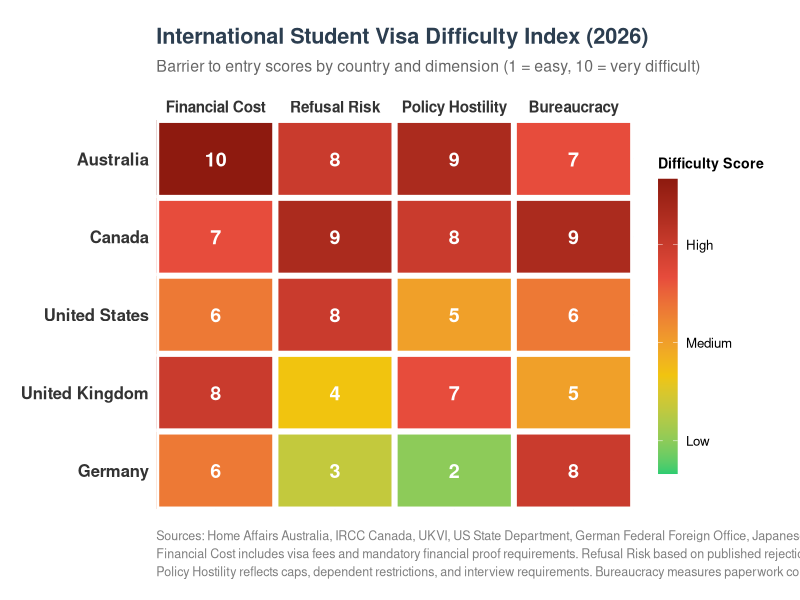
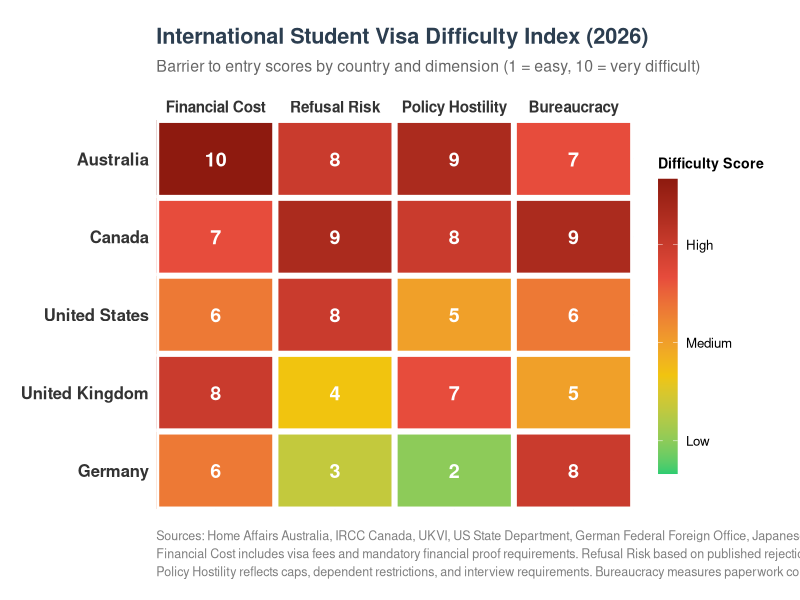
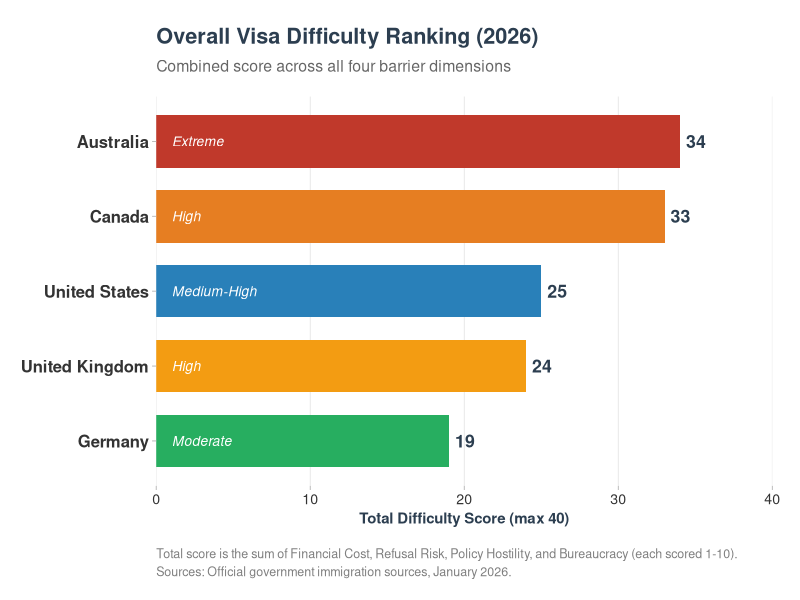
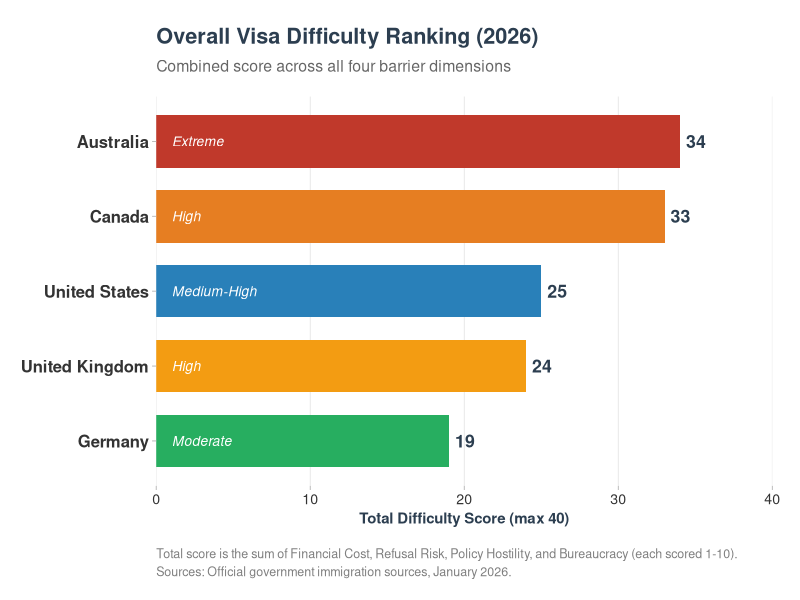
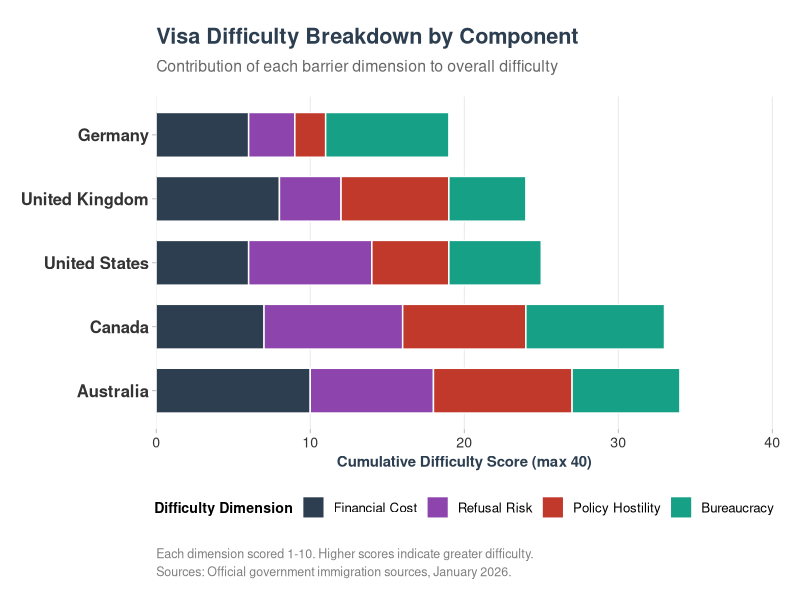
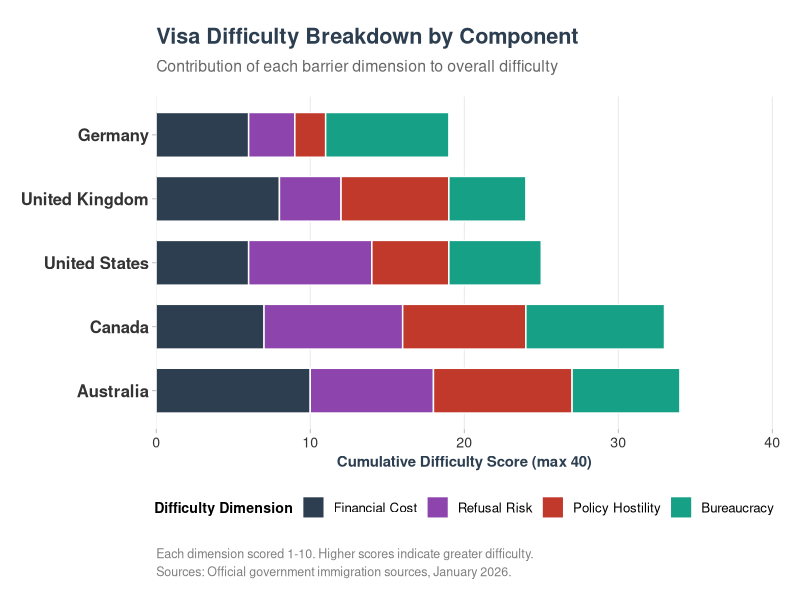
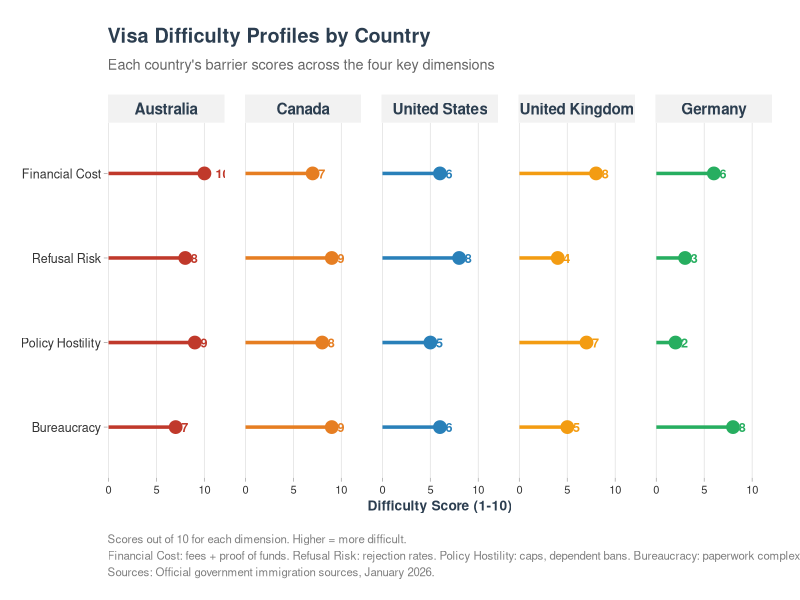
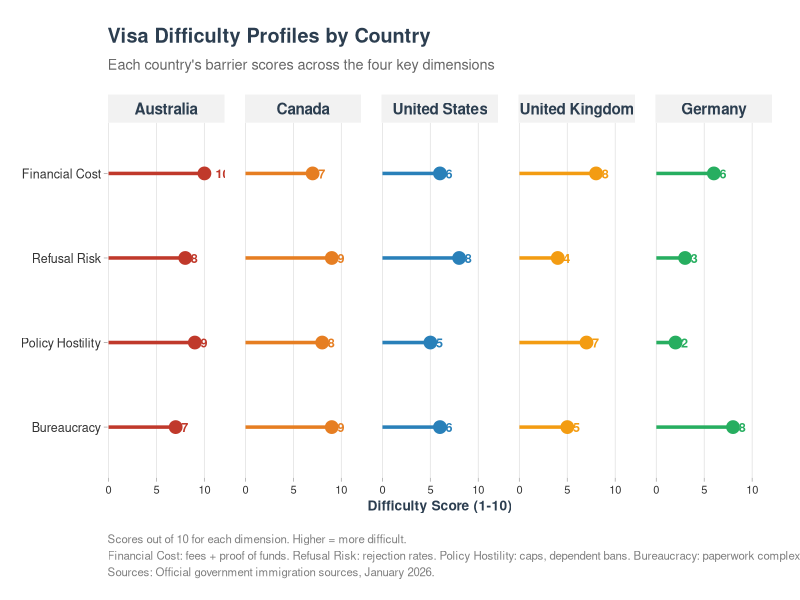

Recreate these plots in R, in order.
# ============================================================================
# Global Visa Difficulty Index (2026)
# Publication-Ready Visualisations for Print
# ============================================================================
# 
# This script produces high-quality, print-ready figures comparing the 
# barriers to entry for international students across major destination 
# countries. Multiple visualisation types are generated to effectively 
# communicate the multi-dimensional data.
#
# Output: PNG (600 DPI), PDF, and SVG files ready for publication
# 
# Data Sources:
#   - Official government immigration websites as of January 2026
#   - Home Affairs Australia, IRCC Canada, UKVI, US State Dept,
#     German Federal Foreign Office, Japanese Immigration Bureau
#
# Dimensions Measured (scored 1-10, higher = more difficult):
#   - Financial Cost: Visa fees + mandatory financial proof requirements
#   - Refusal Risk: Based on recent rejection/refusal rates
#   - Policy Hostility: Caps, bans on dependents, interview strictness
#   - Bureaucracy: Paperwork complexity, processing times, appointments
# ============================================================================

# Load required packages (install if necessary)
required_packages <- c("ggplot2", "dplyr", "tidyr", "scales", "svglite", 
                       "RColorBrewer", "ggtext", "patchwork", "forcats")

for (pkg in required_packages) {
  if (!requireNamespace(pkg, quietly = TRUE)) {
    install.packages(pkg, repos = "https://cloud.r-project.org")
  }
  library(pkg, character.only = TRUE)
}

# ============================================================================
# OUTPUT DIRECTORY
# ============================================================================

output_dir <- file.path(getwd(), "fig")

if (!dir.exists(output_dir)) {
  dir.create(output_dir, recursive = TRUE)
}

# ============================================================================
# DATA PREPARATION
# ============================================================================

# Visa difficulty scores (1-10 scale, higher = more difficult)
# Based on data from the HTML interactive visualisation
visa_data <- data.frame(
  country = c("Australia", "Canada", "United Kingdom", "Germany", "United States"),
  flag = c("🇦🇺", "🇨🇦", "🇬🇧", "🇩🇪", "🇺🇸"),
  difficulty_level = c("Extreme", "High", "High", "Moderate", "Medium-High"),
  financial_cost = c(10, 7, 8, 6, 6),
  refusal_risk = c(8, 9, 4, 3, 8),
  policy_hostility = c(9, 8, 7, 2, 5),
  bureaucracy = c(7, 9, 5, 8, 6),
  stringsAsFactors = FALSE
)

# Add total difficulty score
visa_data <- visa_data %>%
  mutate(
    total_score = financial_cost + refusal_risk + policy_hostility + bureaucracy,
    country_label = paste0(country, " ", flag)
  )

# Order countries by total difficulty (descending)
visa_data$country <- factor(visa_data$country, 
                             levels = visa_data$country[order(-visa_data$total_score)])
visa_data$country_label <- factor(visa_data$country_label,
                                   levels = visa_data$country_label[order(-visa_data$total_score)])

# Convert to long format for plotting
visa_long <- visa_data %>%
  select(country, country_label, financial_cost, refusal_risk, 
         policy_hostility, bureaucracy) %>%
  pivot_longer(
    cols = c(financial_cost, refusal_risk, policy_hostility, bureaucracy),
    names_to = "dimension",
    values_to = "score"
  ) %>%
  mutate(
    dimension = case_when(
      dimension == "financial_cost" ~ "Financial Cost",
      dimension == "refusal_risk" ~ "Refusal Risk",
      dimension == "policy_hostility" ~ "Policy Hostility",
      dimension == "bureaucracy" ~ "Bureaucracy"
    ),
    dimension = factor(dimension, levels = c("Financial Cost", "Refusal Risk", 
                                              "Policy Hostility", "Bureaucracy"))
  )

# ============================================================================
# COLOUR PALETTES
# ============================================================================

# Country colours - distinctive and print-friendly
country_colours <- c(
  "Australia"      = "#c0392b",  # Deep red (extreme)
  "Canada"         = "#e67e22",  # Orange (high)
  "United Kingdom" = "#f39c12",  # Gold (high)
  "United States"  = "#2980b9",  # Blue (medium-high)
  "Germany"        = "#27ae60"   # Green (moderate)
)

# Difficulty level colours for heatmap (diverging scale)
difficulty_gradient <- c(
  "1" = "#f7fcf5", "2" = "#e5f5e0", "3" = "#c7e9c0", "4" = "#a1d99b",
  "5" = "#74c476", "6" = "#41ab5d", "7" = "#fec44f", "8" = "#fe9929",
  "9" = "#ec7014", "10" = "#cc4c02"
)

# Sequential gradient for heatmap
heatmap_low <- "#f0f9e8"
heatmap_mid <- "#fdae61"
heatmap_high <- "#d7191c"

# Dimension colours for stacked bars
dimension_colours <- c(
  "Financial Cost"    = "#2c3e50",
  "Refusal Risk"      = "#8e44ad",
  "Policy Hostility"  = "#c0392b",
  "Bureaucracy"       = "#16a085"
)

# ============================================================================
# COMMON THEME FOR ALL PLOTS
# ============================================================================

theme_visa <- function(base_size = 11) {
  theme_minimal(base_size = base_size, base_family = "sans") +
    theme(
      # Text styling
      plot.title = element_text(face = "bold", size = rel(1.3), hjust = 0,
                                margin = margin(b = 8), colour = "#2c3e50"),
      plot.subtitle = element_text(size = rel(0.95), hjust = 0, colour = "grey40",
                                    margin = margin(b = 15), lineheight = 1.2),
      plot.caption = element_text(size = rel(0.75), hjust = 0, colour = "grey50",
                                   margin = margin(t = 15), lineheight = 1.2),
      # Panel styling
      panel.grid.major = element_line(colour = "grey90", linewidth = 0.3),
      panel.grid.minor = element_blank(),
      panel.background = element_rect(fill = "white", colour = NA),
      plot.background = element_rect(fill = "white", colour = NA),
      # Axis styling
      axis.title = element_text(face = "bold", size = rel(0.9), colour = "#2c3e50"),
      axis.text = element_text(size = rel(0.85), colour = "#333333"),
      axis.ticks = element_line(colour = "grey70", linewidth = 0.3),
      # Legend styling
      legend.position = "bottom",
      legend.title = element_text(face = "bold", size = rel(0.85)),
      legend.text = element_text(size = rel(0.8)),
      legend.background = element_rect(fill = "white", colour = NA),
      legend.key.size = unit(0.6, "cm"),
      # Margins
      plot.margin = margin(t = 20, r = 20, b = 15, l = 15, unit = "pt")
    )
}

# ============================================================================
# FIGURE 1: HEATMAP
# A clear matrix showing difficulty scores across all dimensions and countries
# ============================================================================

p_heatmap <- ggplot(visa_long, 
                    aes(x = dimension, y = fct_rev(country), fill = score)) +
  geom_tile(colour = "white", linewidth = 2) +
  geom_text(aes(label = score), 
            size = 5, fontface = "bold", colour = "white") +
  scale_fill_gradientn(
    colours = c("#2ecc71", "#f1c40f", "#e74c3c", "#8e1a0f"),
    values = scales::rescale(c(1, 4, 7, 10)),
    limits = c(1, 10),
    breaks = c(2, 5, 8),
    labels = c("Low", "Medium", "High"),
    name = "Difficulty Score"
  ) +
  scale_x_discrete(position = "top", expand = c(0, 0)) +
  scale_y_discrete(expand = c(0, 0)) +
  theme_visa(base_size = 12) +
  theme(
    panel.grid = element_blank(),
    axis.text.x = element_text(angle = 0, hjust = 0.5, face = "bold", size = 11),
    axis.text.y = element_text(face = "bold", size = 12),
    axis.title = element_blank(),
    axis.ticks = element_blank(),
    legend.position = "right",
    legend.direction = "vertical",
    legend.key.height = unit(1.5, "cm"),
    legend.key.width = unit(0.5, "cm")
  ) +
  labs(
    title = "International Student Visa Difficulty Index (2026)",
    subtitle = "Barrier to entry scores by country and dimension (1 = easy, 10 = very difficult)",
    caption = paste0(
      "Sources: Home Affairs Australia, IRCC Canada, UKVI, US State Department, ",
      "German Federal Foreign Office, Japanese Immigration Bureau (January 2026).\n",
      "Financial Cost includes visa fees and mandatory financial proof requirements. ",
      "Refusal Risk based on published rejection rates.\n",
      "Policy Hostility reflects caps, dependent restrictions, and interview requirements. ",
      "Bureaucracy measures paperwork complexity and processing times."
    )
  )

# ============================================================================
# FIGURE 2: HORIZONTAL BAR CHART WITH TOTAL SCORES
# Overview comparison showing total difficulty with rank
# ============================================================================

p_total_bar <- visa_data %>%
  mutate(country = fct_reorder(country, total_score)) %>%
  ggplot(aes(x = total_score, y = country, fill = country)) +
  geom_col(width = 0.7, show.legend = FALSE) +
  geom_text(aes(label = total_score), 
            hjust = -0.3, fontface = "bold", size = 4.5, colour = "#2c3e50") +
  geom_text(aes(x = 1, label = difficulty_level),
            hjust = 0, fontface = "italic", size = 3.5, colour = "white") +
  scale_fill_manual(values = country_colours) +
  scale_x_continuous(
    limits = c(0, 40),
    breaks = seq(0, 40, 10),
    expand = c(0, 0)
  ) +
  theme_visa(base_size = 12) +
  theme(
    panel.grid.major.y = element_blank(),
    axis.text.y = element_text(face = "bold", size = 12)
  ) +
  labs(
    x = "Total Difficulty Score (max 40)",
    y = NULL,
    title = "Overall Visa Difficulty Ranking (2026)",
    subtitle = "Combined score across all four barrier dimensions",
    caption = paste0(
      "Total score is the sum of Financial Cost, Refusal Risk, Policy Hostility, and Bureaucracy (each scored 1-10).\n",
      "Sources: Official government immigration sources, January 2026."
    )
  )

# ============================================================================
# FIGURE 3: STACKED BAR CHART
# Shows breakdown of difficulty by component for each country
# ============================================================================

p_stacked <- visa_long %>%
  mutate(country = fct_reorder(country, -as.numeric(country))) %>%
  ggplot(aes(x = score, y = fct_rev(country), fill = fct_rev(dimension))) +
  geom_col(width = 0.7, colour = "white", linewidth = 0.5) +
  scale_fill_manual(
    values = rev(dimension_colours),
    name = "Difficulty Dimension",
    guide = guide_legend(reverse = TRUE)
  ) +
  scale_x_continuous(
    limits = c(0, 40),
    breaks = seq(0, 40, 10),
    expand = c(0, 0)
  ) +
  theme_visa(base_size = 12) +
  theme(
    panel.grid.major.y = element_blank(),
    axis.text.y = element_text(face = "bold", size = 12),
    legend.position = "bottom",
    legend.direction = "horizontal"
  ) +
  labs(
    x = "Cumulative Difficulty Score (max 40)",
    y = NULL,
    title = "Visa Difficulty Breakdown by Component",
    subtitle = "Contribution of each barrier dimension to overall difficulty",
    caption = paste0(
      "Each dimension scored 1-10. Higher scores indicate greater difficulty.\n",
      "Sources: Official government immigration sources, January 2026."
    )
  ) +
  guides(fill = guide_legend(nrow = 1, reverse = TRUE))

# ============================================================================
# FIGURE 4: FACETED LOLLIPOP/DOT CHART
# Individual country profiles showing strengths/weaknesses
# ============================================================================

p_lollipop <- visa_long %>%
  ggplot(aes(x = score, y = fct_rev(dimension), colour = country)) +
  geom_segment(aes(x = 0, xend = score, yend = fct_rev(dimension)),
               linewidth = 1.2, show.legend = FALSE) +
  geom_point(size = 4, show.legend = FALSE) +
  geom_text(aes(label = score), 
            hjust = -0.8, fontface = "bold", size = 3.2, show.legend = FALSE) +
  facet_wrap(~ country, nrow = 1) +
  scale_colour_manual(values = country_colours) +
  scale_x_continuous(
    limits = c(0, 12),
    breaks = c(0, 5, 10),
    expand = c(0, 0.1)
  ) +
  theme_visa(base_size = 11) +
  theme(
    panel.grid.major.y = element_blank(),
    panel.grid.minor = element_blank(),
    strip.text = element_text(face = "bold", size = 11, colour = "#2c3e50"),
    strip.background = element_rect(fill = "grey95", colour = NA),
    axis.text.y = element_text(size = 9),
    axis.text.x = element_text(size = 8),
    panel.spacing = unit(1, "lines")
  ) +
  labs(
    x = "Difficulty Score (1-10)",
    y = NULL,
    title = "Visa Difficulty Profiles by Country",
    subtitle = "Each country's barrier scores across the four key dimensions",
    caption = paste0(
      "Scores out of 10 for each dimension. Higher = more difficult.\n",
      "Financial Cost: fees + proof of funds. Refusal Risk: rejection rates. ",
      "Policy Hostility: caps, dependent bans. Bureaucracy: paperwork complexity.\n",
      "Sources: Official government immigration sources, January 2026."
    )
  )

# ============================================================================
# FIGURE 5: COMBINED PANEL FOR PUBLICATION
# A comprehensive 2-panel figure for print
# ============================================================================

p_combined <- (p_heatmap | p_stacked) +
  plot_layout(widths = c(1.2, 1)) +
  plot_annotation(
    title = "Global Visa Difficulty Index for International Students (2026)",
    subtitle = "Comparative analysis of entry barriers across major destination countries",
    caption = paste0(
      "Left: Individual dimension scores (1-10). Right: Cumulative barrier profile.\n",
      "Dimensions: Financial Cost (visa fees + funds), Refusal Risk (rejection rates), ",
      "Policy Hostility (caps, dependent bans), Bureaucracy (paperwork complexity).\n",
      "Sources: Home Affairs Australia, IRCC Canada, UKVI, US State Dept, ",
      "German Federal Foreign Office (January 2026)."
    ),
    theme = theme(
      plot.title = element_text(face = "bold", size = 16, hjust = 0.5, 
                                colour = "#2c3e50", margin = margin(b = 5)),
      plot.subtitle = element_text(size = 11, hjust = 0.5, colour = "grey40",
                                    margin = margin(b = 15)),
      plot.caption = element_text(size = 9, hjust = 0, colour = "grey50",
                                   margin = margin(t = 15), lineheight = 1.2),
      plot.background = element_rect(fill = "white", colour = NA)
    )
  )

# ============================================================================
# EXPORT FUNCTIONS
# ============================================================================

# --- Export Heatmap ---

# PNG (600 DPI)
png(
  filename = file.path(output_dir, "visa-difficulty-heatmap.png"),
  width = 10, height = 6, units = "in", res = 600, bg = "white"
)
print(p_heatmap)
dev.off()

# PDF
pdf(
  file = file.path(output_dir, "visa-difficulty-heatmap.pdf"),
  width = 10, height = 6, paper = "special", useDingbats = FALSE
)
print(p_heatmap)
dev.off()

# SVG
svglite::svglite(
  filename = file.path(output_dir, "visa-difficulty-heatmap.svg"),
  width = 10, height = 6, bg = "white"
)
print(p_heatmap)
dev.off()

# --- Export Total Bar Chart ---

png(
  filename = file.path(output_dir, "visa-difficulty-ranking.png"),
  width = 9, height = 5, units = "in", res = 600, bg = "white"
)
print(p_total_bar)
dev.off()

pdf(
  file = file.path(output_dir, "visa-difficulty-ranking.pdf"),
  width = 9, height = 5, paper = "special", useDingbats = FALSE
)
print(p_total_bar)
dev.off()

# --- Export Stacked Bar Chart ---

png(
  filename = file.path(output_dir, "visa-difficulty-breakdown.png"),
  width = 10, height = 5, units = "in", res = 600, bg = "white"
)
print(p_stacked)
dev.off()

pdf(
  file = file.path(output_dir, "visa-difficulty-breakdown.pdf"),
  width = 10, height = 5, paper = "special", useDingbats = FALSE
)
print(p_stacked)
dev.off()

# --- Export Lollipop/Profile Chart ---

png(
  filename = file.path(output_dir, "visa-difficulty-profiles.png"),
  width = 14, height = 5, units = "in", res = 600, bg = "white"
)
print(p_lollipop)
dev.off()

pdf(
  file = file.path(output_dir, "visa-difficulty-profiles.pdf"),
  width = 14, height = 5, paper = "special", useDingbats = FALSE
)
print(p_lollipop)
dev.off()

svglite::svglite(
  filename = file.path(output_dir, "visa-difficulty-profiles.svg"),
  width = 14, height = 5, bg = "white"
)
print(p_lollipop)
dev.off()

# --- Export Combined Panel ---

png(
  filename = file.path(output_dir, "visa-difficulty-combined.png"),
  width = 16, height = 7, units = "in", res = 600, bg = "white"
)
print(p_combined)
dev.off()

pdf(
  file = file.path(output_dir, "visa-difficulty-combined.pdf"),
  width = 16, height = 7, paper = "special", useDingbats = FALSE
)
print(p_combined)
dev.off()

svglite::svglite(
  filename = file.path(output_dir, "visa-difficulty-combined.svg"),
  width = 16, height = 7, bg = "white"
)
print(p_combined)
dev.off()

# ============================================================================
# SUMMARY OUTPUT
# ============================================================================

cat("\n")
cat("============================================================\n")
cat("  GLOBAL VISA DIFFICULTY INDEX - EXPORT COMPLETE\n")
cat("============================================================\n")
cat("\n")
cat("Files created in fig/ folder:\n")
cat("\n")
cat("  Heatmap (overview of all dimensions):\n")
cat("    • visa-difficulty-heatmap.png (600 DPI)\n")
cat("    • visa-difficulty-heatmap.pdf\n")
cat("    • visa-difficulty-heatmap.svg\n")
cat("\n")
cat("  Ranking Bar Chart (total scores):\n")
cat("    • visa-difficulty-ranking.png (600 DPI)\n")
cat("    • visa-difficulty-ranking.pdf\n")
cat("\n")
cat("  Stacked Breakdown (component contributions):\n")
cat("    • visa-difficulty-breakdown.png (600 DPI)\n")
cat("    • visa-difficulty-breakdown.pdf\n")
cat("\n")
cat("  Profile Charts (individual country profiles):\n")
cat("    • visa-difficulty-profiles.png (600 DPI)\n")
cat("    • visa-difficulty-profiles.pdf\n")
cat("    • visa-difficulty-profiles.svg\n")
cat("\n")
cat("  Combined Panel (publication-ready composite):\n")
cat("    • visa-difficulty-combined.png (600 DPI)\n")
cat("    • visa-difficulty-combined.pdf\n")
cat("    • visa-difficulty-combined.svg\n")
cat("\n")
cat("Output directory:", output_dir, "\n")
cat("\n")
cat("Data Summary:\n")
cat("  Countries compared:", nrow(visa_data), "\n")
cat("  Dimensions measured:", 4, "\n")
cat("\n")
cat("Difficulty Ranking (highest to lowest):\n")
print(visa_data %>% 
        arrange(desc(total_score)) %>% 
        select(country, difficulty_level, total_score) %>%
        rename(Country = country, 
               `Difficulty Level` = difficulty_level,
               `Total Score` = total_score))
cat("\n")
cat("============================================================\n")
cat("  Ready for publication!\n")
cat("============================================================\n")
